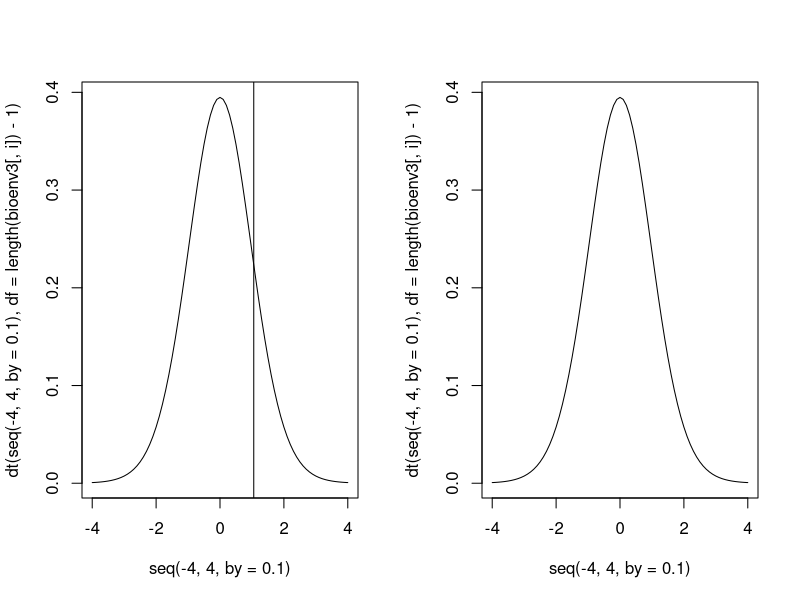
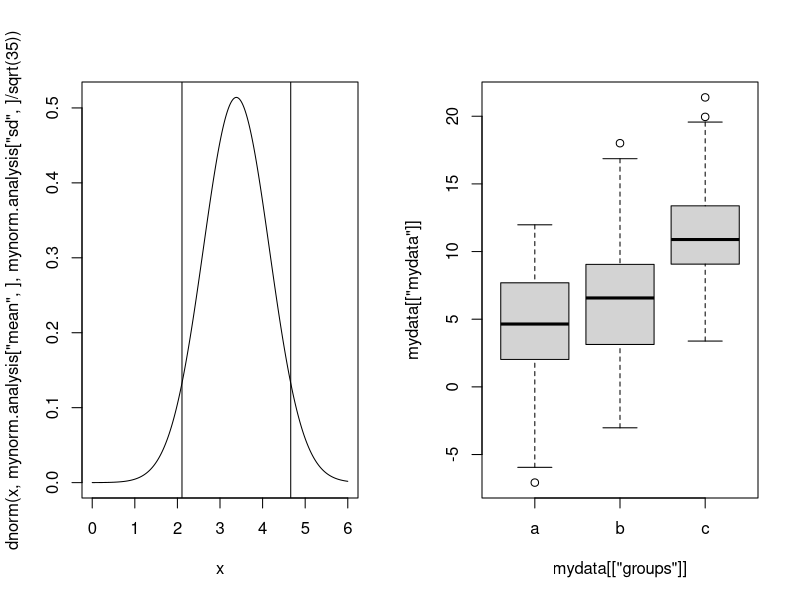
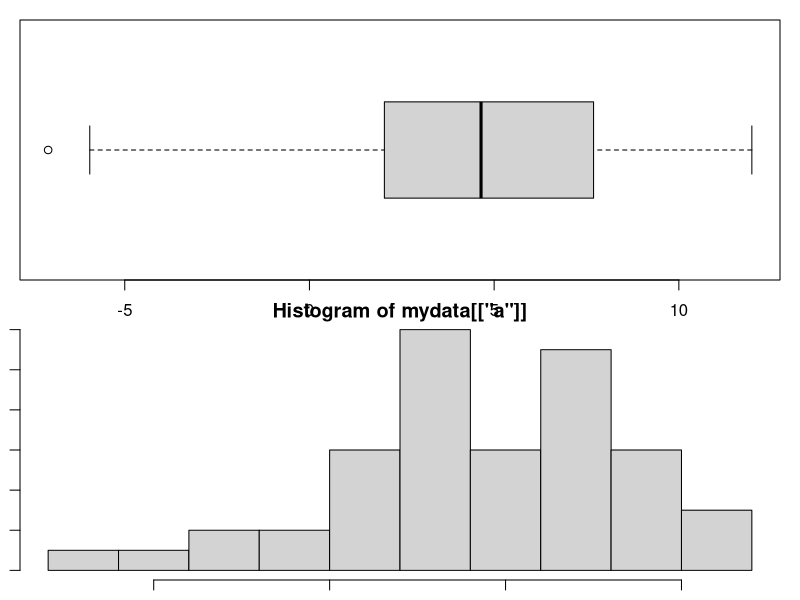
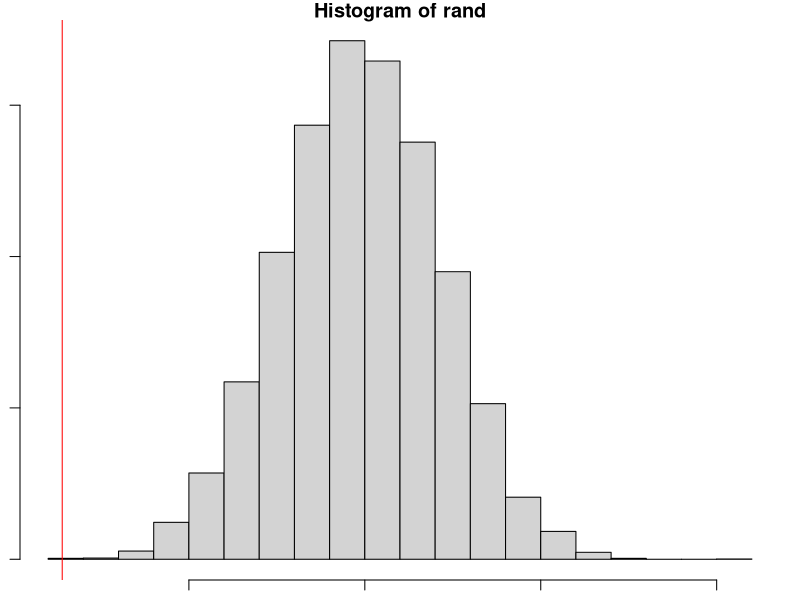
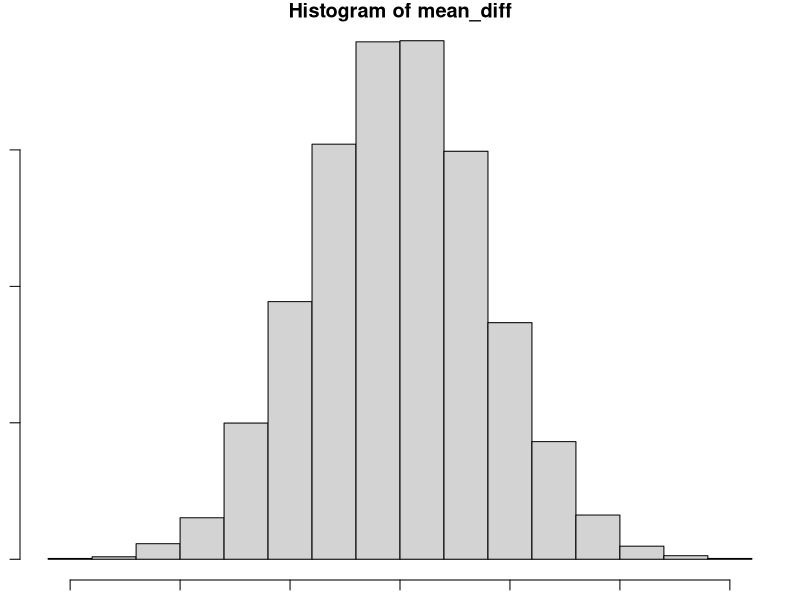
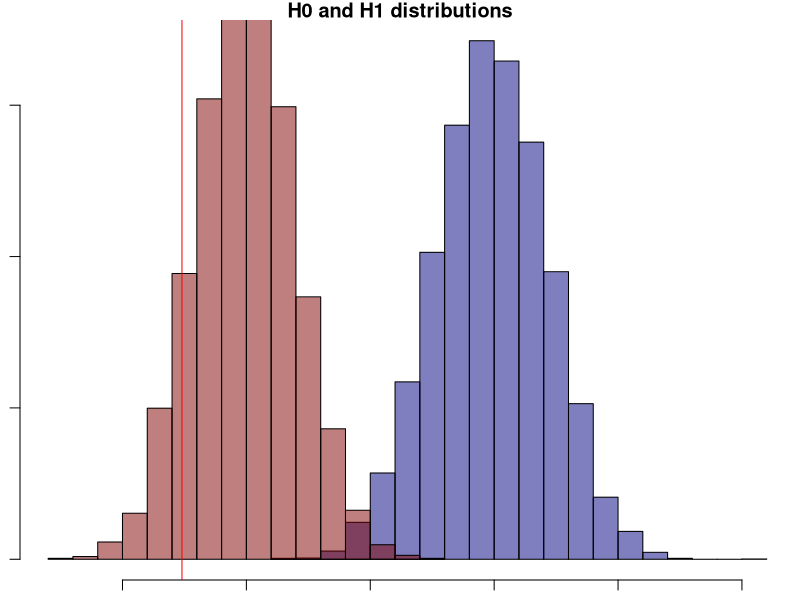

The R source for these figures, in order:
## ---- chunk 1
bioenv3 <- read.csv(
  "statsI/bioenv-3.csv",
  header = T,
  sep = ",", 
  row.names = 1)
head(bioenv3)
str(bioenv3)

bioenv3.analysis <- data.frame()
for (i in 1:2) {
  # calculate mean and sd
  bioenv3.analysis["mean",i] <- mean(bioenv3[,i])
  bioenv3.analysis["SD",i] <- sd(bioenv3[,i])
  # manually compute the t statistic and the p-value 
  bioenv3.analysis["t.stat",i] <- (bioenv3.analysis[1,i]-10 ) / (bioenv3.analysis[2,i] / sqrt(length(bioenv3[,i])))
  bioenv3.analysis["p.t",i] <- pt(bioenv3.analysis[3,i], df = length(bioenv3[,i])-1, lower.tail = F)
  bioenv3.analysis["p.two.t",i] <- bioenv3.analysis[4,i]*2
}
colnames(bioenv3.analysis) <- colnames(bioenv3[,1:2])

t.stat.a.b <- (bioenv3.analysis[1,1] - bioenv3.analysis[1,2])/sqrt((bioenv3.analysis[2,1]^2)/length(bioenv3$a) + (bioenv3.analysis[2,2]^2)/length(bioenv3$b))
p.t.stat.a.b <- pt(t.stat.a.b,df=length(bioenv3$a)+length(bioenv3$b),lower.tail=T)

# visualize the test
par(mfrow = c(1,2))
for (i in 1:2) {
  plot(seq(-4, 4 , by = 0.1),
       dt(seq(-4, 4, by = 0.1), df=length(bioenv3[,i])-1),
       type = "l")
  abline(v = bioenv3.analysis[3,i])
}

# do the test using a existing function from R 
bioenv3.t.test <- list()
bioenv3.t.test[[1]] <- t.test(x= bioenv3$a,
                              mu = 10,
                              alternative = "greater")
bioenv3.t.test[[2]] <- t.test(x= bioenv3$b,
                              mu = 10,
                              alternative = "greater")
bioenv3.t.test[[3]] <- t.test(x= bioenv3$a,
                              mu = 10,
                              alternative = "two.sided")
bioenv3.t.test[[4]] <- t.test(x= bioenv3$b,
                              mu = 10,
                              alternative = "two.sided")
bioenv3.t.test[[5]] <- t.test(bioenv3$a,
                              bioenv3$b,
                              alternative="less")
bioenv3.t.test[[6]] <- t.test(bioenv3$a,
                              bioenv3$b,
                              alternative="less",
                              var.equal=T)
## ---- chunk 2
require('pwr')
bioenv3.pwr <- list()
d.1 = sqrt((bioenv3.analysis[1,1]-10)^2)/sqrt(bioenv3.analysis[2,1]^2)
bioenv3.pwr[[1]] <- pwr.t.test(n=length(bioenv3$a), d=d.1, sig.level=0.05, power=NULL, type="one.sample", alternative="greater")
bioenv3.pwr[[2]] <- pwr.t.test(n=length(bioenv3$a), d=d.1, sig.level=0.05, power=NULL, type="one.sample", alternative="two.sided")
d.3 = sqrt((bioenv3.analysis[1,1]-bioenv3.analysis[1,2])^2)/sqrt((bioenv3.analysis[2,1]^2+bioenv3.analysis[2,2]^2/2))
bioenv3.pwr[[3]] <- pwr.t.test(n=length(bioenv3$a)+length(bioenv3$ab), d=d.3, sig.level=0.05, power=NULL, type="two.sample", alternative="less")
bioenv3.pwr[[1]]$power
bioenv3.pwr[[2]]$power
bioenv3.pwr[[3]]$power
## ---- chunk 3
# create data set
set.seed(1)
mynorm.35.3.5 <- rnorm(35,3,5)

mynorm.analysis <- data.frame()
mynorm.analysis["mean",1] <- mean(mynorm.35.3.5)
mynorm.analysis["sd",1] <- sd(mynorm.35.3.5)
mynorm.analysis["s.error",1] = qnorm(0.95, mean=0, sd=1)*(mynorm.analysis["sd",]/sqrt(35))
mynorm.analysis["up.lim",1] <- mynorm.analysis["mean",] + mynorm.analysis["s.error",]
mynorm.analysis["low.lim",1] <- mynorm.analysis["mean",] - mynorm.analysis["s.error",]

# double check
x <- seq(0,6,by=0.01)
plot(x,
     dnorm(x,
           mynorm.analysis["mean",],
           mynorm.analysis["sd",]/sqrt(35)),type="l")
abline(v=mynorm.analysis["up.lim",])
abline(v=mynorm.analysis["low.lim",])

pnorm(mynorm.analysis["up.lim",],
      mynorm.analysis["mean",],
      mynorm.analysis["sd",]/sqrt(35))
pnorm(mynorm.analysis["low.lim",],
      mynorm.analysis["mean",],
      mynorm.analysis["sd",]/sqrt(35))
## ---- chunk 4
set.seed(1)
mydata <- list()
mydata[["a"]] <- rnorm(50,4,5)
mydata[["b"]] <- rnorm(50,6,5)
mydata[["c"]] <- rnorm(50,12,4.5)

mydata[["groups"]] = factor(rep(c("a","b","c"), each = 50))
mydata[["mydata"]] <- c(mydata[["a"]], mydata[["b"]], mydata[["c"]])

mydata.df <- data.frame(mydata[["mydata"]],mydata[["groups"]])

plot(mydata[["mydata"]] ~ mydata[["groups"]])

# boxplot example
par(mfrow=c(2,1),
    mar=c(1,1,1,1))
boxplot(mydata[["a"]], horizontal=T)
hist(mydata[["a"]])

# test homogeneity of variance (assumption of the ANOVA)
mydata[["bartlett"]] <- bartlett.test(mydata[["mydata"]], mydata[["groups"]]) # the null hypothesis is that the variances are homogeneous

# ANOVA
mydata[["anova"]] <- aov(mydata[["mydata"]] ~ mydata[["groups"]], data=mydata.df)
summary(mydata[["anova"]])

mydata[["pairwise.t"]] <- pairwise.t.test(mydata[["mydata"]], mydata[["groups"]], p.adjust="bonferroni")

# Other option is applying the function TukeyHSD().
mydata[["tukey"]] <- TukeyHSD(mydata[["anova"]], conf.level=0.95)
## ---- chunk 5
bioenv3 <- read.csv(
  "statsI/bioenv-3.csv",
  header = T,
  sep = ",", 
  row.names = 1)
head(bioenv3)
str(bioenv3)

# chi squared and fisher's exact tests
bioenv3$Biofilm[bioenv3$Biofilm=="Present"]="present"
bioenv3 <- droplevels(bioenv3)

bioenv3.test <- list()
bioenv3.test[["chisq"]] <- chisq.test(table(bioenv3$Salinity,bioenv3$Biofilm))
bioenv3.test[["fisher"]] <- fisher.test(table(bioenv3$Salinity,bioenv3$Biofilm))
## ---- chunk 6
# Test by randomization if the means of two samples differ. 
# First, we generate two samples of size n = 50 from two different Poisson distributions (Pois(3) and Pois(5)) and store their elements in one vector.

pois <- list()
pois[["rpois.50.3"]] <- rpois(50,3)
pois[["rpois.50.5"]] <- rpois(50,5)
pois[["p.comb"]] <- c(pois[["rpois.50.3"]], pois[["rpois.50.5"]])

# Our null hypothesis is that there is no difference between the means.
# Let's compute the null hypothesis distribution: 

rand <- vector(mode="numeric",length=10000)

for (i in 1:length(rand)) {                          # Here we are reordering the vector.
  tmp <- sample(pois[["p.comb"]])                    # Now the elements of both samples will have random positions in the vector.
  rand[i] <- mean(tmp[1:50]) - mean(tmp[51:100])     # After the samples are mixed we compute the difference of the means.
}                                                    # By repeating this several times, we can get an estimation of the null hypothesis distribution.

# Plot the null hypothesis distribution
par(mfrow=c(1,1))
hist(rand)

r.stat <- mean(pois[["p.comb"]][1:50]) - mean(pois[["p.comb"]][51:100])
r.stat
abline(v=r.stat,col="red")

# Let's see how the distribution of H0 and H1 look like 
mean_diff <- vector (mode="numeric",length=10000)

for ( i in 1:length(mean_diff)) {
  set.seed(i)
  pois[["p.comb.r"]] <- c(rpois(50,3),rpois(50,5))
  mean_diff[i] <- mean(pois[["p.comb.r"]][1:50]) - mean(pois[["p.comb.r"]][51:100])
}

hist(mean_diff)

hist(rand,
     col=rgb(0,0,0.5,0.5), 
     main="H0 and H1 distributions",
     xlab = "mean difference",
     xlim=c(min(mean_diff),max(rand))
)

hist(mean_diff, 
     add=T,
     col=rgb(0.5,0,0,0.5)
)

# See where the real difference falls under the null hypothesis
r.stat <- mean(pois[["p.comb.r"]][1:50]) - mean(pois[["p.comb.r"]][51:100])
r.stat
abline(v=r.stat,col="red")
